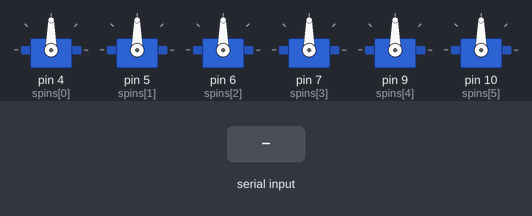
The sketch below on a simulated Arduino Uno, built with avr-gcc and run on an emulated ATmega328P. On the bench: 6 × servo. Inputs (shaded band) come from the test bench. What the sketch prints to the serial monitor is not drawn.

Above: at 1.2 s.
1.3 s: "90 45 200\n" received over Serial
At 2.06 s:
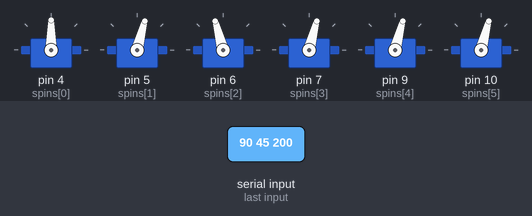
4.3 s: "30 150 10\n" received over Serial
At 5.87 s:
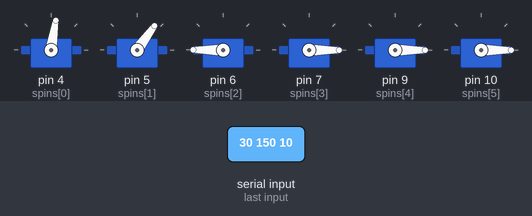
7.3 s: "90 45\n" received over Serial
10.3 s: "30 150\n" received over Serial
13.3 s: "5\n" received over Serial
At 14.7 s:
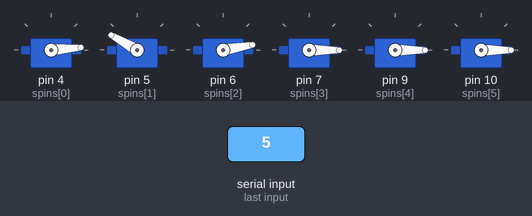
15.0 s: "90\n" received over Serial
At 17.0 s:
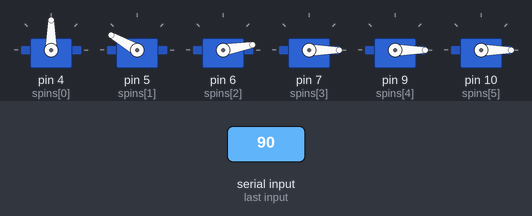
Timing chart, 0 to 18.3 s (numbered marks = the images above; inputs shaded):
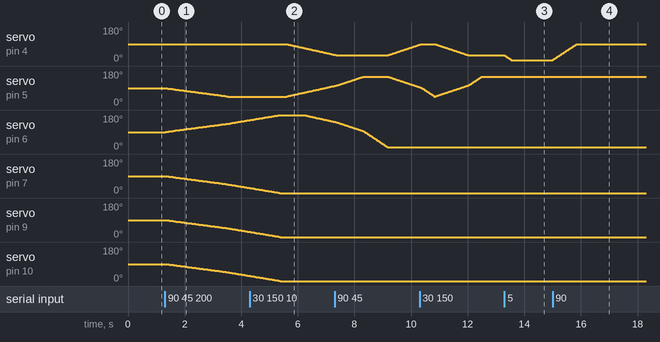

Measured:
- after the input at 1.3 s, servo on pin 5 (spins[1]): moves from 90° to 45° over 2.2 s, starting at once; servo on pin 6 (spins[2]): moves from 90° to 153° over 2.9 s, starting at once
- after the input at 4.3 s, servo on pin 4 (spins[0]): moves from 90° to 33° over 1.7 s, starting after 1.3 s; servo on pin 5 (spins[1]): moves from 45° to 102° over 1.7 s, starting after 1.3 s
- after the input at 13.3 s, servo on pin 4 (spins[0]): moves from 30° to 5° over 0.24 s, starting at once
- after the input at 15.0 s, servo on pin 4 (spins[0]): moves from 5° to 90° over 0.85 s, starting at once

The sketch:

roboticarmjoint.ino
```cpp
#include <Servo.h>

/*Steps :
- parse target angles from serial input
- move each servo to target angle simultaneously step by step : check whether current angle of each servo reach its target angle
    - if current angle of each servo is less than target angle, increment current angle by 1
    - if current angle is greater than target angle, decrement current angle by 1
    - move servo to current angle ie increment or decrement by 1 thus initiating clockwise or anti-clockwise rotation by 1 degree
*/


Servo servos[6]; //6 servo objects
int spins[] = {4,5,6,7,9,10}; //servo pins
int tangles[6]; //target angles
int cangles[] = {90, 90, 90, 90, 90, 90}; //initialize current angles to 90 degs


//parse target angles from serial input
void parseAngles(String inp){
    int i = 0;
    inp.trim();
    char inpbuf[50];
    inp.toCharArray(inpbuf, 50); //convert string to C char array

    char *angle = strtok(inpbuf, " "); //split string by space returning a pointer to the first substring

    while (angle != NULL && i < 6) {
        tangles[i] = atoi(angle);  //ascii to integer char conversion
        angle = strtok(NULL, " "); //get next substring
        i++;
    }
}

//simultaneous smooth movement of all servos to target angles one by one
void move(){
    bool status = true;
    //each iteration of while loop moves each servo by 1 degree
    while (status){
        status = false;
        for (int i=0; i<6; i++){
            if (cangles[i] != tangles[i]){
                status = true; //still increment/decrement left for that servo to reach target angle
                if (cangles[i] < tangles[i]){
                    cangles[i]++; //rotation in clockwise direction
                } else {
                    cangles[i]--; //rotation in anti-clockwise direction
                }
                servos[i].write(cangles[i]);
                delay(10); //servo movement speed
            }

        }
    }
}

void setup() {
    Serial.begin(9600);

    for (int i = 0; i < 6; i++) {
        servos[i].attach(spins[i]);
        servos[i].write(cangles[i]);
    }

    Serial.println("Enter angles of rotation for servos (space-separated): ");
}

void loop() {
    if (Serial.available()) {
        String inp = Serial.readStringUntil('\n');
        parseAngles(inp);
        move();
    }
}
```
